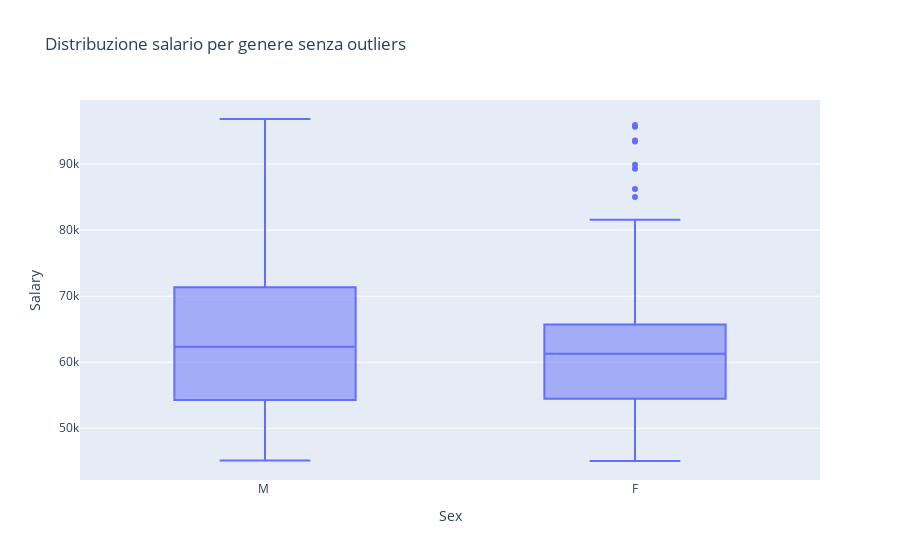

Source (notebook cell):
### Code cell
px.box(NORMAL, x = "Sex", y = "Salary", title = "Distribuzione salario per genere senza outliers")

### Figure 1 — Plotly figure (JSON) as saved in the notebook; plotly's stock layout.template omitted (floating-point values rounded to 4 significant figures; data arrays with more than 128 entries replaced by an {"elided": "..."} marker saying what was removed)
{"data": [{"alignmentgroup": "True", "hovertemplate": "Sex=%{x}<br>Salary=%{y}<extra></extra>", "legendgroup": "", "marker": {"color": "#636efa"}, "name": "", "notched": false, "offsetgroup": "", "orientation": "v", "showlegend": false, "type": "box", "x": {"elided": "282 str values"}, "x0": " ", "xaxis": "x", "y": {"elided": "282 int values"}, "y0": " ", "yaxis": "y"}], "layout": {"boxmode": "group", "legend": {"tracegroupgap": 0}, "title": {"text": "Distribuzione salario per genere senza outliers"}, "xaxis": {"anchor": "y", "domain": [0, 1], "title": {"text": "Sex"}}, "yaxis": {"anchor": "x", "domain": [0, 1], "title": {"text": "Salary"}}}}
